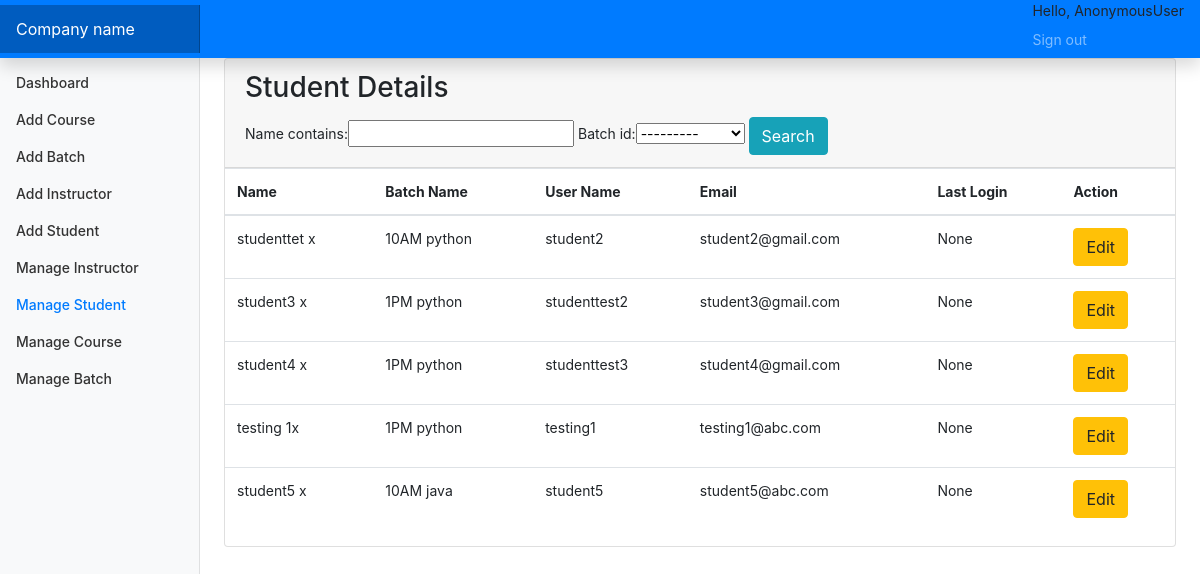
Screenshot of /manages with the database file from the repository.
### account/models.py (models this page shows, shortened)
class Students(models.Model):
    id=models.AutoField(primary_key=True)
    name=models.CharField(max_length=255,null=True,blank=True)
    user=models.OneToOneField(CustomUser,on_delete=models.CASCADE)
    batch_id=models.ForeignKey(Batch,on_delete=models.DO_NOTHING,default=1)
    objects = models.Manager()

class Batch(models.Model):
    id=models.AutoField(primary_key=True)
    batch_name=models.CharField(max_length=255)
    course_id=models.ForeignKey(Course,on_delete=models.CASCADE,default=1)
    instructor_id=models.ForeignKey(Instructor,on_delete=models.CASCADE)
    objects=models.Manager()
    def __str__(self):
        return self.batch_name

class CustomUser(AbstractUser):
    user_type_data=((1,"Admin"),(2,"Instructor"),(3,"Students"))
    user_type=models.CharField(default=1,choices=user_type_data,max_length=10)

### account/views.py (the view)
# urls.py: path('manages',views.manageStudent,name="manages"),
def manageStudent(request):
    stu=Students.objects.all()
    myfilter=StudentFilter(request.GET,queryset=stu)
    stu=myfilter.qs
    return render(request,"HOD/manage_students.html",{"students":stu,"myfilter":myfilter})

### account/templates/HOD/manage_students.html (shortened to what this page needs)
{% extends 'base.html'%}
{% block sidebarstuff %}
<li class="nav-item">
    <a class="nav-link" href="{% url 'dashboard' %}">
        Dashboard <span class="sr-only">(current)</span>
    </a>
</li>
<li class="nav-item">
    <a class="nav-link" href="{% url 'addCourses' %}">
        Add Course
    </a>
</li>
<li class="nav-item">
    <a class="nav-link" href="{% url 'addBatch' %}">
        Add Batch
    </a>
</li>
<li class="nav-item">
    <a class="nav-link" href="{% url 'addInstructor' %}">
        Add Instructor
    </a>
</li>
<li class="nav-item">
    <a class="nav-link" href="{% url 'addStudent' %}">
        Add Student
    </a>
</li>
<li class="nav-item">
    <a class="nav-link" href="{% url 'managei' %}">
        Manage Instructor
    </a>
</li>
<li class="nav-item">
    <a class="nav-link active" href="{% url 'manages' %}">
        Manage Student
    </a>
</li>
<li class="nav-item">
    <a class="nav-link" href="{% url 'managec' %}">
        Manage Course
    </a>
</li>
<li class="nav-item">
    <a class="nav-link" href="{% url 'manageb' %}">
        Manage Batch
    </a>
</li>
{% endblock sidebarstuff %}
{% block maincontent %}
<main role="main" class="col-md-9 ml-sm-auto col-lg-10 px-md-4">
    <div class="row">
        <div class="col-md-12 ">
            <div class="card">
                <div class="card-header">
                    <h3 class="card-title">Student Details</h3>
                    <div class="card-tools">
                        <div class="input-group input-group-sm" style="width: auto;">
                            <form method="GET">
                                {{myfilter.form}}
                                <button type="submit" class="btn btn-info">Search</button>
                                </form>
                        </div>
                    </div>
                </div>
                <div class="card-body table-responsive p-0">
                    <table class="table table-hover text-nowrap">
                        <thead>
                            <tr>
                                <th>Name</th>
                                <th>Batch Name</th>
                                <th>User Name</th>
                                <th>Email</th>
                                <th>Last Login</th>
                                <th>Action</th>
                            </tr>
                        </thead>
                        <tbody>
                            {% for student in students %}
                            <tr>
                                <td>{{ student.name }}</td>
                                <td>{{ student.batch_id }}</td>
                                <td>{{ student.user.username }}</td>
                                <td>{{ student.user.email }}</td>
                                <td>{{ student.user.last_login }}</td>
                                <td><a href="/edit_student/{{ student.user.id }}" class="btn btn-warning">Edit</a>
                                </td>
                            </tr>
                            {% endfor %}
                        </tbody>
                    </table>
                </div>
            </div>
        </div>
    </div>
</main>
{% endblock maincontent %}

### staticfiles/css/base.css (style rules this page uses)
body { font-size: .875rem; }
.sidebar .nav-link { font-weight: 500; color: #333; }
.sidebar .nav-link.active { color: #007bff; }

### rows the page displays
Students: name "studenttet x", batch_id "10AM python", user.username "student2", user.email "student2@gmail.com", user.last_login "None"
Students: name "student3 x", batch_id "1PM python", user.username "studenttest2", user.email "student3@gmail.com", user.last_login "None"
Students: name "student4 x", batch_id "1PM python", user.username "studenttest3", user.email "student4@gmail.com", user.last_login "None"
Students: name "testing 1x", batch_id "1PM python", user.username "testing1", user.email "testing1@abc.com", user.last_login "None"
Students: name "student5 x", batch_id "10AM java", user.username "student5", user.email "student5@abc.com", user.last_login "None"

### other values shown
{{ request.user }} "AnonymousUser"
